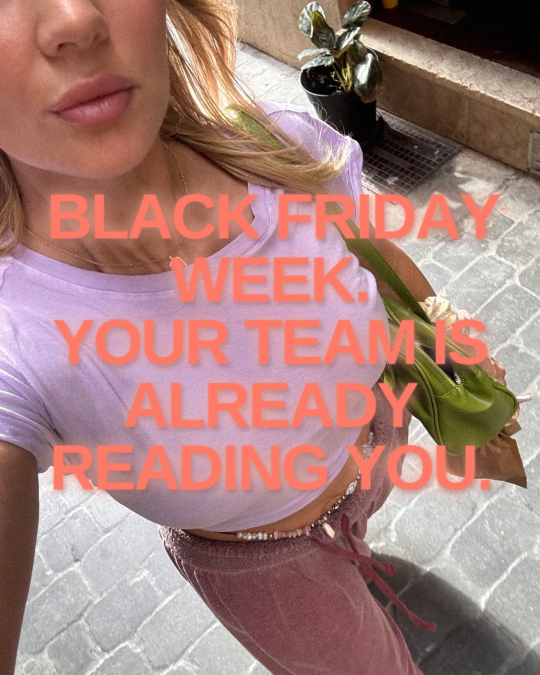
#> input picture faye-pressly/grid/cover-templates/01.jpg, 1080 x 1350 px, found by its file name (shown at 1/2 size)
$ python manifesto7.py
#> lines starting #> are read from the running program, lines starting #| are printed output that depends on the picture; after the words box and inside, x2 and y2 are one past the last pixel; in counts of white or black regions, pixels touching at a corner belong together
### faye-pressly/sources/look/lib.py
import numpy as np, cv2
from PIL import Image, ImageDraw, ImageFont, ImageFilter
U='/root/.claude/uploads/68bfe095-3c99-5cc0-81a9-b2085cd64223/'
FB='/usr/share/fonts/truetype/liberation/LiberationSans-Bold.ttf'
def hx(h): h=h.lstrip('#'); return np.array([int(h[i:i+2],16) for i in (0,2,4)],float)
def load(p): return np.asarray(Image.open(p).convert('RGB'),float)
def fit(a,W,H,focus=(.5,.5),zoom=1.0):
    h,w=a.shape[:2]; s=max(W/w,H/h)*zoom
    a=cv2.resize(a,(int(w*s+1),int(h*s+1)),interpolation=cv2.INTER_CUBIC)
    h,w=a.shape[:2]; x=int((w-W)*focus[0]); y=int((h-H)*focus[1]); return a[y:y+H,x:x+W]
# [44 lines left out: functions iri_map, y2k, text_layer, put_text, not called in this run]
def save(a,p,q=92): Image.fromarray(np.clip(a,0,255).astype(np.uint8)).save(p,quality=q)
# [19 lines left out: functions plum_grade, stars, not called in this run]

### faye-pressly/pipeline/sys/style.py
"""@faye.pressly visual system — 'the garden, not the herbarium'
Ground: the photograph (graded) or PEARL (mother-of-pearl wash from her palette). Never flat colour.
Mark: her own ink drawings, image-filled (the PHYLI wordmark device) — same hand as the house, different light.
Type: Rozha One (the one line), Newsreader italic (the aside / accent word), Inter (body), IBM Plex Mono (specimen label).
Thread: the green dot. Pop: one colour per post, taken from the photograph.
"""
import sys, os, re, math
sys.path.insert(0, 'look')
from lib import hx, load, fit
import numpy as np, cv2
from PIL import Image, ImageDraw, ImageFont, ImageFilter
W, H = 1080, 1350
FD = 'fonts/'; FI = '/usr/share/fonts/opentype/inter/'
def F(kind, size):
    p = {'display': FD + 'RozhaOne-Regular.ttf', 'italic': FD + 'Newsreader-Italic.ttf', 'serif': FD + 'Newsreader.ttf', 'mono': FD + 'IBMPlexMono-Regular.ttf',
         'sans': FI + 'Inter-Regular.otf', 'sansm': FI + 'Inter-Medium.otf', 'sansb': FI + 'Inter-Bold.otf', 'sansl': FI + 'Inter-Light.otf'}[kind]
    f = ImageFont.truetype(p, size)
    if kind in ('italic', 'serif'):
        try: f.set_variation_by_axes([420, 14])
        except Exception: pass
    return f
IVORY = (244, 239, 230); INK = (28, 22, 26); QUIET = (122, 114, 121); GREEN = (152, 168, 90)
POPS = {'olive': (118, 122, 60), 'magenta': (178, 52, 110), 'orange': (214, 110, 54), 'turquoise': (58, 150, 150), 'slate': (84, 104, 150), 'rose': (196, 110, 128)}
PALETTE = ['#9FB0C9', '#B8A3C9', '#D8A9B3', '#A8A77C', '#E6D4BE', '#C9D6CC']   # slate · mauve · dusty rose · olive · champagne · sage

# ---------- photographic grade (her Esti recipe) ----------
def grade(a, strength=1.0):
    x = np.clip(a, 0, 255) / 255.0
    s = strength
    x = np.clip((x - 0.5) * (1 + 0.28 * s) + 0.5, 0, 1)              # contrast
    x = x ** (1 + 0.14 * s)                                            # darker mids
    m = x.mean(2, keepdims=True); x = np.clip(m + (x - m) * (1 + 0.55 * s), 0, 1)   # saturation
    L = x.mean(2, keepdims=True)
    warm = np.array([1 + .06 * s, 1.0, 1 - .10 * s]); cool = np.array([1 - .03 * s, 1 - .01 * s, 1 + .05 * s])
    x = np.clip(x * (L * warm + (1 - L) * cool), 0, 1)                 # split tone
    u8 = (x * 255).astype(np.uint8); hsv = cv2.cvtColor(u8, cv2.COLOR_RGB2HSV).astype(np.float32)
    hh, ss, vv = hsv[..., 0], hsv[..., 1], hsv[..., 2]
    g = ((hh > 35) & (hh < 85)).astype(np.float32)                     # greens → olive
    g = cv2.GaussianBlur(g, (0, 0), 3)
    hsv[..., 0] = hh - 10 * g * s; hsv[..., 1] = ss * (1 - 0.3 * g * s)
    x = cv2.cvtColor(np.clip(hsv, 0, 255).astype(np.uint8), cv2.COLOR_HSV2RGB).astype(np.float32) / 255
    hi = np.clip(x - 0.6, 0, 1); bl = cv2.GaussianBlur(hi, (0, 0), 22)
    x = 1 - (1 - x) * (1 - bl * 0.18 * s)                              # bloom
    rs = np.random.RandomState(7); x = x + (rs.randn(*x.shape[:2])[..., None]) * 0.018 * s   # grain
    return np.clip(x * 255, 0, 255)

# ---------- pearl ground ----------
def pearl(w=W, h=H, seed=1, tone=0.0, dark=False):
    """mother-of-pearl: high-key champagne ground, soft pastel clouds from her palette, an oil-film sheen"""
    rs = np.random.RandomState(seed)
    yy, xx = np.mgrid[0:h, 0:w].astype(np.float32)
    base = hx('#2B2333') if dark else hx('#F3EEE9')
    cols = ['#A9BAD6', '#C7B2DA', '#E8B8C2', '#B9B88C', '#F0DCC6', '#CFE0D6']
    rs.shuffle(cols); g = np.ones((h, w, 3)) * base
    for c in cols:
        cx, cy = rs.uniform(-.1, 1.1) * w, rs.uniform(-.1, 1.1) * h; sg = rs.uniform(.25, .45) * w
        wgt = np.exp(-((xx - cx) ** 2 + (yy - cy) ** 2) / (2 * sg * sg))[..., None] * (0.55 if dark else 0.42)
        g = g * (1 - wgt) + (hx(c) * (0.55 if dark else 1.0)) * wgt
    n = cv2.GaussianBlur(rs.rand(h // 8 + 1, w // 8 + 1).astype(np.float32), (0, 0), 7); n = cv2.resize(n, (w, h))
    ph = xx * 0.0040 + yy * 0.0026 + n * 5.0 + tone
    sheen = (np.sin(ph) * .5 + .5)[..., None]
    film = np.stack([np.sin(ph), np.sin(ph + 2.1), np.sin(ph + 4.2)], -1) * (9 if dark else 7)
    hi = hx('#6A5A7A') if dark else hx('#FFFDF8')
    g = g * (1 - 0.16 * sheen) + hi * 0.16 * sheen + film
    g = g + rs.randn(h, w, 1) * 1.3
    v = 1 - (0.10 if dark else 0.06) * (((xx / w - .5) ** 2 + (yy / h - .5) ** 2))[..., None] * 2
    return np.clip(g * v, 0, 255)

def img(path, w, h, focus=(.5, .5), zoom=1.0, g=1.0): return np.clip(grade(fit(load(path), w, h, focus, zoom), g), 0, 255)
def pil(a): return Image.fromarray(np.clip(a, 0, 255).astype(np.uint8)).convert('RGB')

# ---------- image-filled ink (the wordmark device) ----------
def ink_mask(name):
    for p in (f'fp/web/{name}_a.png', f'lib/ink_a/{name}.png', f'mock/ink/{name}.png'):
        if os.path.exists(p):
            im = Image.open(p); return im.split()[-1] if im.mode in ('RGBA', 'LA') else im.convert('L')
    raise FileNotFoundError(name)
def inkfill(base, name, fill, w, cx, cy, rot=0, op=1.0, soft=0, tone=0.72, bold=0):
    """fill = np array image (any size, resized to the mark) or an RGB tuple; bold = dilate px"""
    a = ink_mask(name); s = w / a.size[0]; a = a.resize((int(a.size[0] * s), int(a.size[1] * s)), Image.LANCZOS)
    if bold: a = a.filter(ImageFilter.MaxFilter(bold * 2 + 1))
    if rot: a = a.rotate(rot, expand=True, resample=Image.BICUBIC)
    if soft: a = a.filter(ImageFilter.GaussianBlur(soft))
    a = a.point(lambda v: int(v * op))
    if isinstance(fill, tuple): layer = Image.new('RGB', a.size, fill)
    else:
        f_ = fit(fill, a.size[0], a.size[1]); m_ = f_.mean()
        f_ = (f_ - m_) * 1.25 + m_ * tone                 # contrast up, darkened so the mark reads on pearl
        layer = pil(f_)
    out = base.copy(); out.paste(layer, (int(cx - a.size[0] / 2), int(cy - a.size[1] / 2)), a); return out

# ---------- type ----------
# [10 lines left out: function wrap, not called in this run]
def text(im, t, kind, size, x, y, col=IVORY, maxw=900, align='l', lh=1.18, shadow=0, acc=None, acc_kind='italic', acc_scale=1.0):
    """*word* → accent face in acc colour; returns bottom y"""
    d = ImageDraw.Draw(im); fb = F(kind, size); fa = F(acc_kind, int(size * acc_scale))
    toks = []
    for para in t.split('\n'):
        for w_ in re.findall(r'\*[^*]+\*\S*|\S+', para):
            if w_.startswith('*') and '*' in w_[1:]:
                k = w_.index('*', 1); toks.append((w_[1:k], True, False))
                if w_[k + 1:]: toks.append((w_[k + 1:], False, True))
            else: toks.append((w_, False, False))
        toks.append(('\n', None, False))
    toks = toks[:-1]
    sp = d.textlength(' ', font=fb); wl = lambda s_, a_: d.textlength(s_, font=fa if a_ else fb)
    lines = [[]]; cur = 0
    for s_, a_, glue in toks:
        if a_ is None: lines.append([]); cur = 0; continue
        ww = wl(s_, a_)
        if cur and not glue and cur + sp + ww > maxw: lines.append([]); cur = 0
        lines[-1].append((s_, a_, glue)); cur += (0 if glue or not cur else sp) + ww
    step = size * lh; yy = y
    asc_b = fb.getmetrics()[0]; asc_a = fa.getmetrics()[0]
    for ln in lines:
        total = sum(wl(s_, a_) for s_, a_, g in ln) + sp * sum(1 for k, (s_, a_, g) in enumerate(ln) if k and not g)
        xx = x if align == 'l' else (W - total) / 2 if align == 'c' else x - total
        for k, (s_, a_, g) in enumerate(ln):
            f = fa if a_ else fb; c = (acc or col) if a_ else col; dy = (asc_b - asc_a) if a_ else 0
            if shadow:
                d.text((xx + 2, yy + dy + 3), s_, font=f, fill=(0, 0, 0, 0));
            d.text((xx, yy + dy), s_, font=f, fill=c)
            xx += wl(s_, a_) + (0 if (k + 1 < len(ln) and ln[k + 1][2]) else sp)
        yy += step
    return yy
def shadowed(im, t, kind, size, x, y, col=IVORY, **kw):
    """soft dark halo under type for photographs"""
    layer = Image.new('RGBA', im.size, (0, 0, 0, 0)); tmp = Image.new('RGB', im.size, (0, 0, 0))
    text(tmp, t, kind, size, x, y, col=(255, 255, 255), **{k: v for k, v in kw.items() if k != 'acc'}, acc=(255, 255, 255))
    m = tmp.convert('L').filter(ImageFilter.GaussianBlur(18)).point(lambda v: int(min(255, v * 0.9)))
    layer.paste((20, 14, 20, 255), (0, 0), m); out = im.convert('RGBA'); out.alpha_composite(layer); out = out.convert('RGB')
    return out, text(out, t, kind, size, x, y, col=col, **kw)
def spaced(d, xy, t, f, fill, track=.22, anchor='l'):
    x, y = xy; ws = [d.textlength(ch, font=f) for ch in t]; tr = f.size * track; total = sum(ws) + tr * (len(t) - 1)
    if anchor == 'r': x -= total
    if anchor == 'c': x -= total / 2
    for ch, w_ in zip(t, ws): d.text((x, y), ch, font=f, fill=fill); x += w_ + tr
def label(im, t, col=IVORY, y=78): spaced(ImageDraw.Draw(im), (72, y), t.lower(), F('mono', 17), col, .18)
def fp(im, col=IVORY): ImageDraw.Draw(im).text((W - 72, 62), 'fp', font=F('italic', 44), fill=col, anchor='ra')
def num(im, i, n, col=IVORY): spaced(ImageDraw.Draw(im), (W - 72, H - 84), f'{i:02d} / {n:02d}', F('mono', 15), col, .18, 'r')
def dot(im, cx, cy, r=8): ImageDraw.Draw(im).ellipse((cx - r, cy - r, cx + r, cy + r), fill=GREEN)
# [6 lines left out: function underline, not called in this run]
def hairline(im, x0, x1, y, col=(255, 255, 255), op=120):
    ov = Image.new('RGBA', im.size, (0, 0, 0, 0)); ImageDraw.Draw(ov).line((x0, y, x1, y), fill=col + (op,), width=1)
    out = im.convert('RGBA'); out.alpha_composite(ov); return out.convert('RGB')
def darken(im, top=0.0, bottom=0.45):
    a = np.asarray(im).astype(float); h = a.shape[0]; g = np.linspace(top, bottom, h)[:, None, None]; return pil(a * (1 - g))
def vignette(im, amt=.25):
    a = np.asarray(im).astype(float); yy, xx = np.mgrid[0:a.shape[0], 0:a.shape[1]]
    v = 1 - amt * (((xx / a.shape[1] - .5) ** 2 + (yy / a.shape[0] - .5) ** 2) * 2); return pil(a * v[..., None])

### faye-pressly/pipeline/sys/manifesto7.py
"""the manifesto, seven slides: approved cover from the grid, then pearl + image-filled ink interiors. one job: let people into what she's making."""
import sys, os; sys.path.insert(0, 'sys'); sys.path.insert(0, 'look')
from style import *
import cv2
G = 'g30/src/'; S = 'sys/src/'; OUT = 'sys/week1/manifesto7'; os.makedirs(OUT, exist_ok=True)
ROSE = (196, 110, 128); LILAC = (150, 122, 170); AUB = (92, 48, 78); PINKPALE = (232, 184, 194)
N = 7
def plab(im, lab, dark=False): label(im, lab, IVORY if dark else INK); fp(im, IVORY if dark else INK)

out = [Image.open('fp/site/m/01.jpg').convert('RGB').resize((W, H))]            # 01 · the approved cover

# 02 · a photograph of her, one ordinary sentence
im = pil(img(G + 'faye104.jpg', W, H, (.5, .35), 1.0)); im = vignette(darken(im, .15, .6), .25); plab(im, 'ii', True)
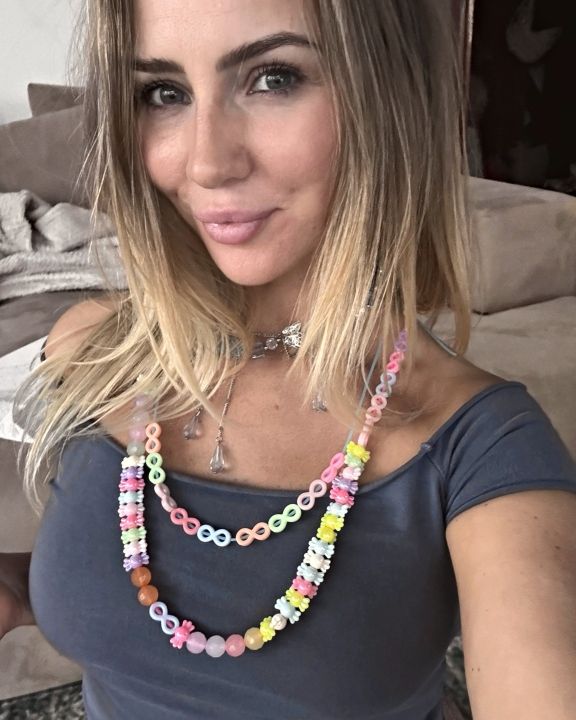
#> input picture faye-pressly/sources/paintings/faye104.jpg, 1152 x 1440 px, found by its file name (shown at 1/2 size)
#> in load, `def load(p): return np.asarray(Image.open(p).convert('RGB'),float)`:
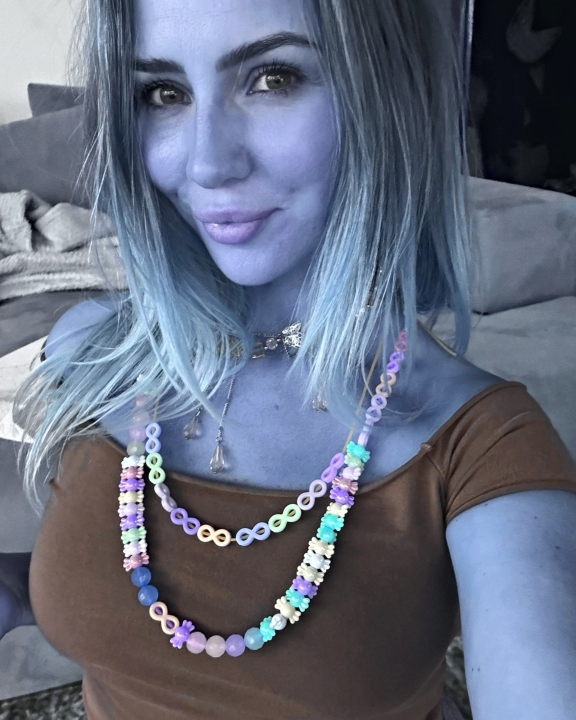
#> returned value: shape (1440, 1152, 3) float64 (shown at 1/2 size); mean of channels 0, 1, 2 126.6, 107.8, 100.2; drawn as B, G, R
#> in fit, `h, w = a.shape[:2]`: h = 1440; w = 1152
#> in fit, `s = max(W / w, H / h) * zoom`: s = 0.938
#> in grade, `g = ((hh > 35) & (hh < 85)).astype(np.float32)`:
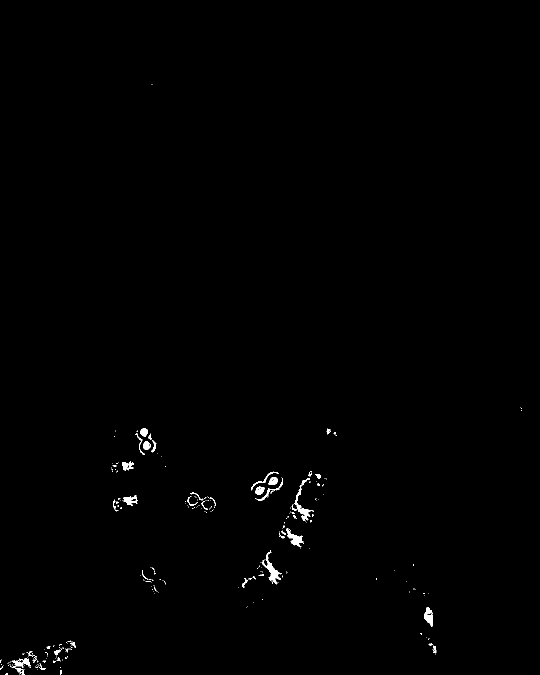
#> g: shape (1350, 1080) float32 (shown at 1/2 size); values 0 (black) and 1 (white), 0.44% white; 281 white regions (241 under 20 px), largest, box (x1, y1, x2, y2) and area: (524, 1100, 564, 1169) 659, (583, 956, 628, 1042) 647, (572, 1057, 607, 1095) 481
#> after `im = vignette(darken(im, 0.15, 0.6), 0.25)`:
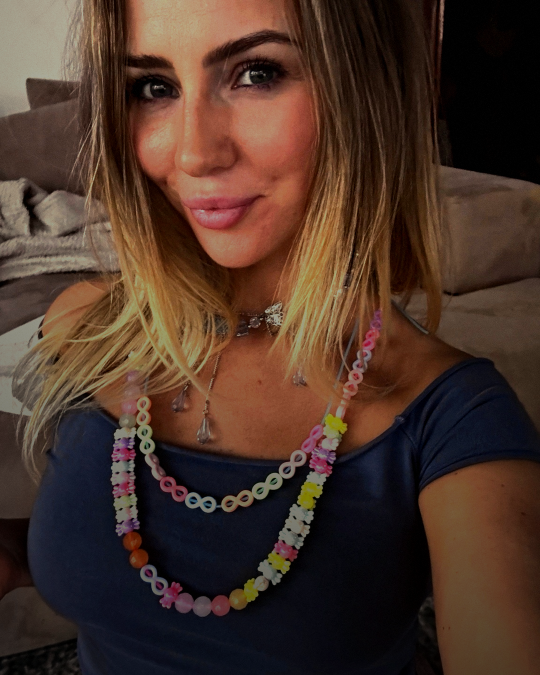
#> im: PIL image 1080x1350 RGB (shown at 1/2 size); mean R, G, B 74.4, 51.7, 40.3
im, y = shadowed(im, "a little update,", 'display', 60, 72, 1100, maxw=940, lh=1.05)
#> in shadowed, `layer = Image.new('RGBA', im.size, (0, 0, 0, 0))`: layer: PIL image 1080x1350 RGBA; every value is 0
#> in shadowed, `tmp = Image.new('RGB', im.size, (0, 0, 0))`: tmp: PIL image 1080x1350 RGB; every value is 0
#> in text, `sp = d.textlength(' ', font=fb)`: sp = 19.08
#> the loop in text, `for s_, a_, glue in toks:` made 3 passes
#> cur on passes 1 to 3: 36.77, 189.8, 439.4
#> after the loop in text, `for s_, a_, glue in toks:`: lines = [[('a', False, False), ('little', False, False), ('update,', False, False)]]
#> the loop in text, `for ln in lines:` made 1 pass
#> (total, yy) on pass 1: (439.4, 1163)
#> after the loop in text, `for ln in lines:`: yy = 1163
#> in shadowed, `layer.paste((20, 14, 20, 255), (0, 0), m)`:
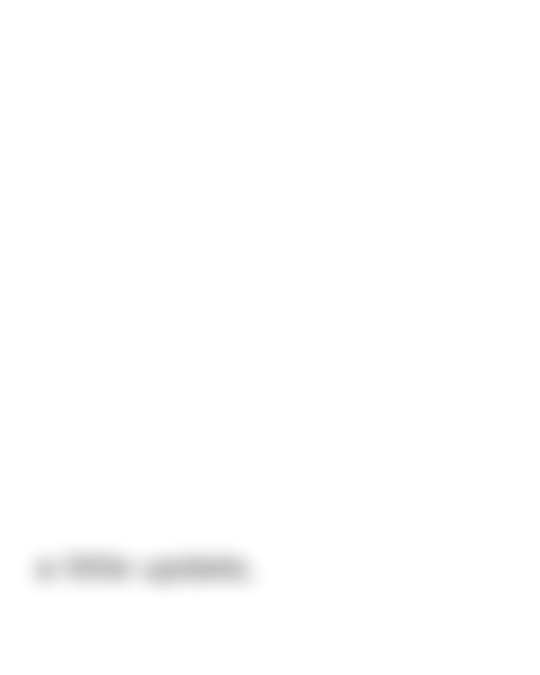
#> layer: PIL image 1080x1350 RGBA (shown at 1/2 size); mean R, G, B, A 0.7, 0.5, 0.7, 0.8; transparent parts drawn white
#> the loop in text (call 2), `for s_, a_, glue in toks:` made 3 passes
#> the loop in text (call 2), `for ln in lines:` made 1 pass
#> y = 1163
text(im, "because you're about to see more of\nwhat I'm working on here.", 'sans', 31, 72, y + 18, col=IVORY, maxw=900, lh=1.3); num(im, 2, N); out.append(im)

# 03 · twenty years inside other people's companies (light pearl, ink filled with the stairs photo)
im = pil(pearl(seed=301)); plab(im, 'iii')
im = inkfill(im, 'ink_tree_spiral', img(G + 'faye33.jpg', 900, 900, (.5, .4), 1.3), 560, 760, 330, op=.96, tone=.68, bold=1)
#> call 2 of load, with p = 'g30/src/faye33.jpg'
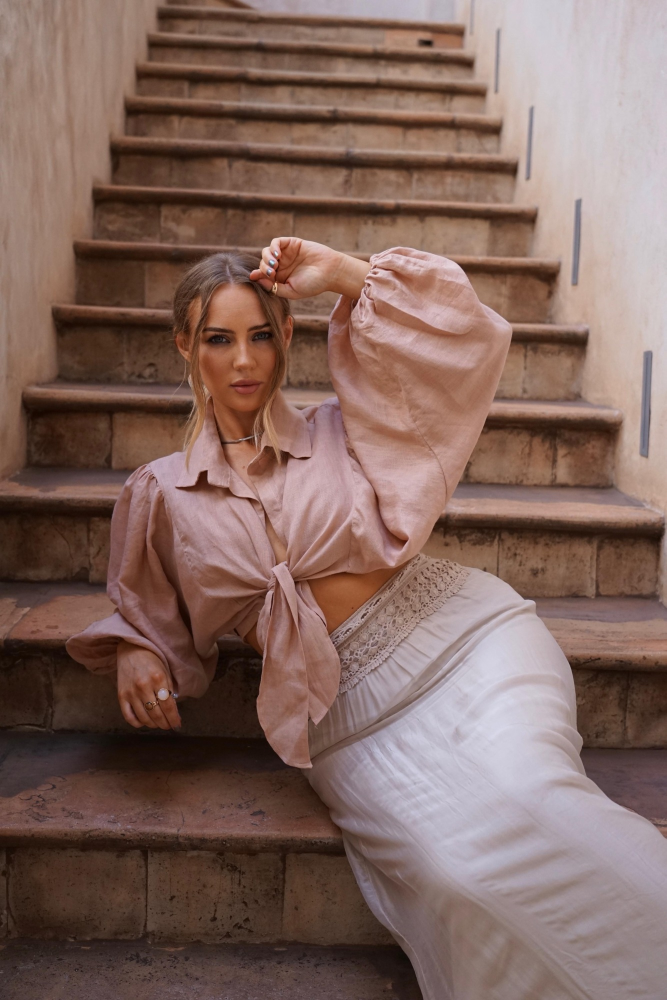
#> input picture faye-pressly/sources/paintings/faye33.jpg, 1333 x 2000 px, found by its file name (shown at 1/2 size)
#> in load (call 2), `def load(p): return np.asarray(Image.open(p).convert('RGB'),float)`:
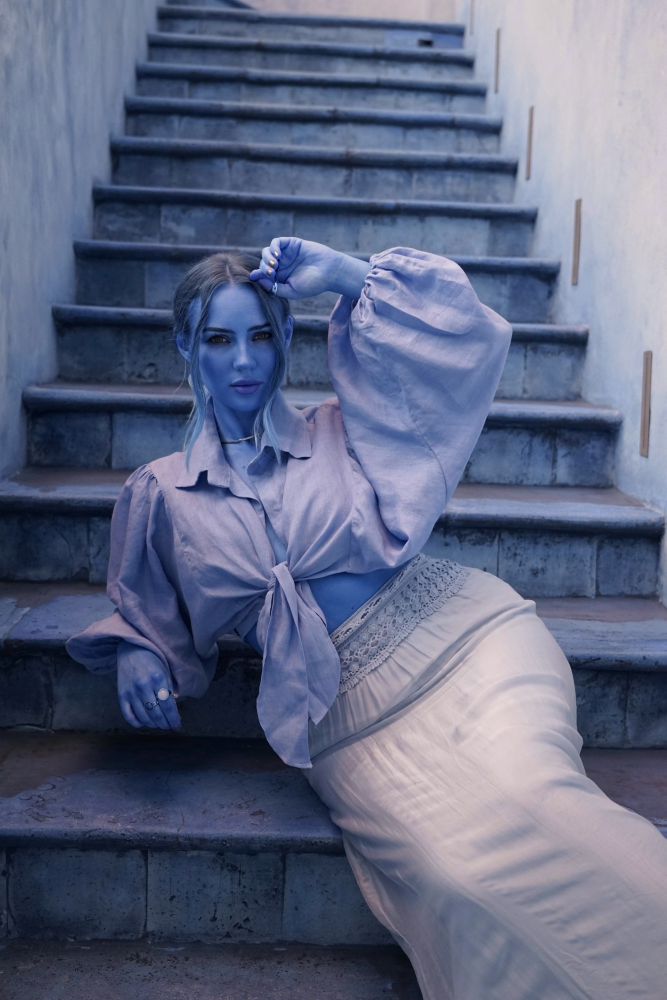
#> returned value: shape (2000, 1333, 3) float64 (shown at 1/2 size); mean of channels 0, 1, 2 129.6, 102.7, 94.6; drawn as B, G, R
#> (the run stopped early here; a loop or call above may not have finished)
